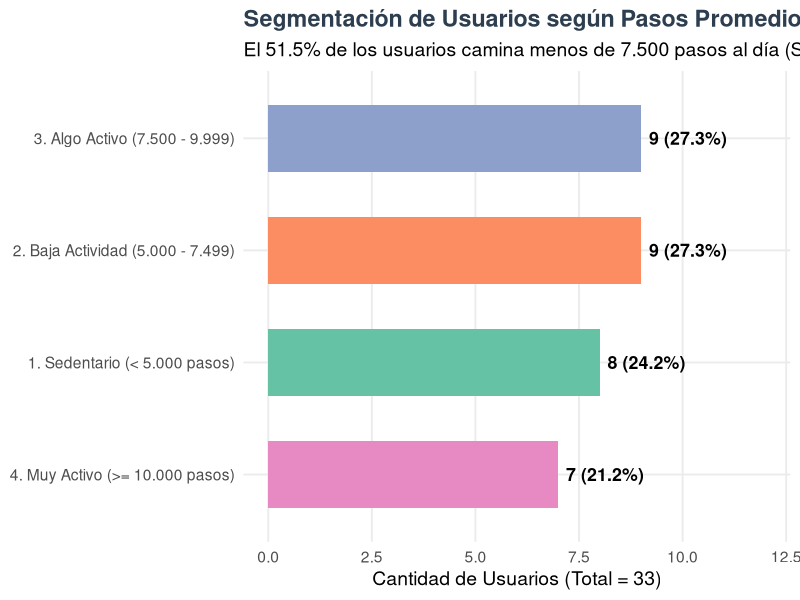
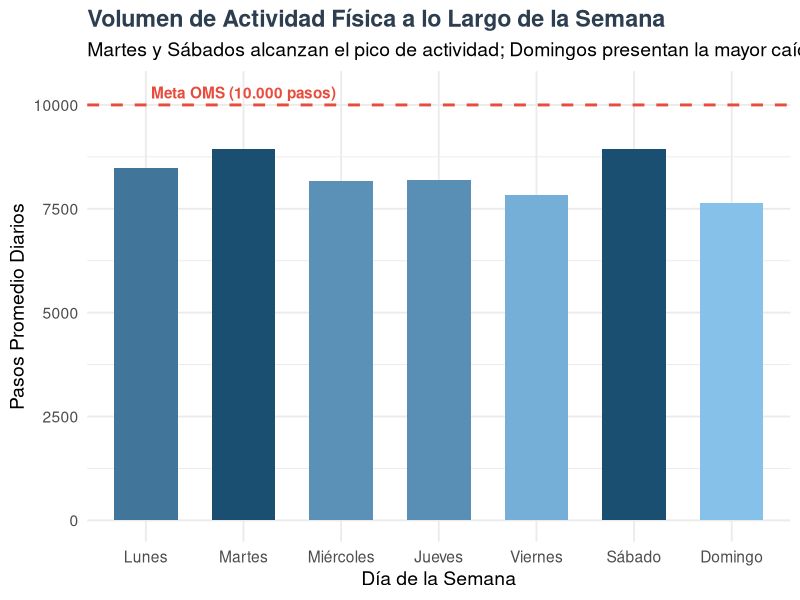
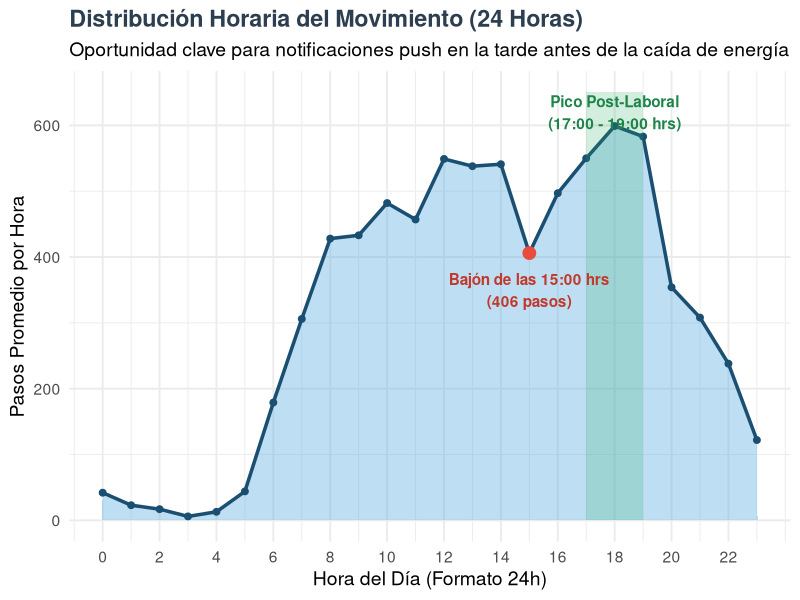
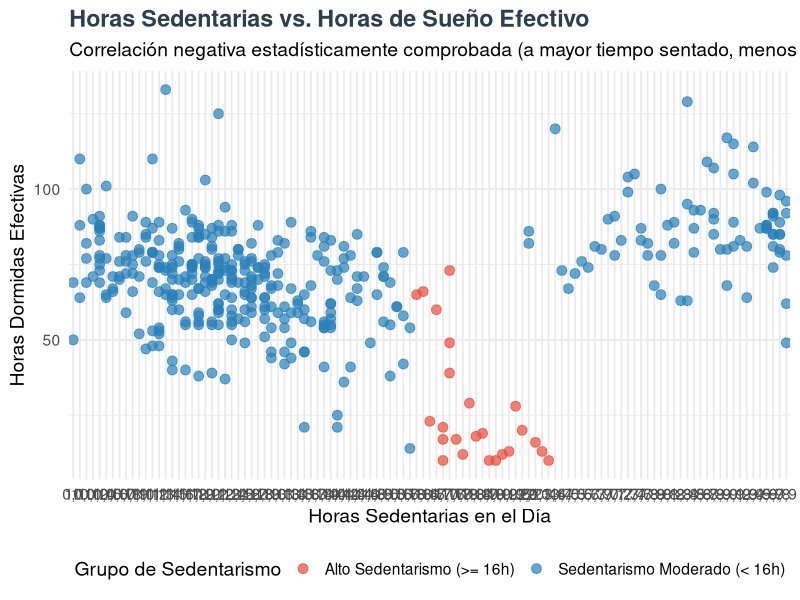

R code for these plots, in order:
## ---- chunk 1
knitr::opts_chunk$set(echo = TRUE, warning = FALSE, message = FALSE, fig.width = 10, fig.height = 6)
## ---- chunk 2
# Carga de librerías del ecosistema Tidyverse
library(tidyverse)
library(lubridate)
library(scales)
library(knitr)
## ---- chunk 3
# Cargar datos limpios y agregados
resumen_metricas <- read_csv("reportes_resumen/resumen_general_metricas.csv")
pasos_semana <- read_csv("reportes_resumen/pasos_por_dia_semana.csv")
pasos_hora <- read_csv("reportes_resumen/pasos_por_hora.csv")
segmentacion <- read_csv("reportes_resumen/segmentacion_usuarios.csv")
datos_detallados <- read_csv("reportes_resumen/datos_detallados_actividad_sueno.csv")

# Ordenar días de la semana
dias_orden <- c("Monday", "Tuesday", "Wednesday", "Thursday", "Friday", "Saturday", "Sunday")
dias_espanol <- c("Lunes", "Martes", "Miércoles", "Jueves", "Viernes", "Sábado", "Domingo")
pasos_semana$DayOfWeek <- factor(pasos_semana$DayOfWeek, levels = dias_orden, labels = dias_espanol)
## ---- chunk 4
kable(resumen_metricas, caption = "Métricas Clave de la Muestra Analizada (33 Usuarios)")
## ---- chunk 5
ggplot(segmentacion, aes(x = reorder(tipo_usuario, cantidad_usuarios), y = cantidad_usuarios, fill = tipo_usuario)) +
  geom_col(show.legend = FALSE, width = 0.6) +
  geom_text(aes(label = paste0(cantidad_usuarios, " (", porcentaje_usuarios, "%)")), 
            hjust = -0.1, size = 4.5, fontface = "bold") +
  coord_flip() +
  scale_fill_brewer(palette = "Set2") +
  scale_y_continuous(limits = c(0, 12)) +
  labs(
    title = "Segmentación de Usuarios según Pasos Promedio Diarios",
    subtitle = "El 51.5% de los usuarios camina menos de 7.500 pasos al día (Sedentarios o Baja Actividad)",
    x = NULL,
    y = "Cantidad de Usuarios (Total = 33)"
  ) +
  theme_minimal(base_size = 14) +
  theme(
    plot.title = element_text(face = "bold", color = "#2c3e50"),
    panel.grid.minor = element_blank()
  )
## ---- chunk 6
ggplot(pasos_semana, aes(x = DayOfWeek, y = TotalSteps, fill = TotalSteps)) +
  geom_col(show.legend = FALSE, width = 0.65) +
  geom_hline(yintercept = 10000, linetype = "dashed", color = "#e74c3c", linewidth = 1) +
  annotate("text", x = 2, y = 10300, label = "Meta OMS (10.000 pasos)", color = "#e74c3c", fontface = "bold") +
  scale_fill_gradient(low = "#85c1e9", high = "#1b4f72") +
  labs(
    title = "Volumen de Actividad Física a lo Largo de la Semana",
    subtitle = "Martes y Sábados alcanzan el pico de actividad; Domingos presentan la mayor caída",
    x = "Día de la Semana",
    y = "Pasos Promedio Diarios"
  ) +
  theme_minimal(base_size = 14) +
  theme(plot.title = element_text(face = "bold", color = "#2c3e50"))
## ---- chunk 7
ggplot(pasos_hora, aes(x = Hour, y = StepTotal)) +
  geom_area(fill = "#5dade2", alpha = 0.4) +
  geom_line(color = "#1b4f72", linewidth = 1.2) +
  geom_point(color = "#1b4f72", size = 2) +
  annotate("rect", xmin = 17, xmax = 19, ymin = 0, ymax = 650, alpha = 0.2, fill = "#27ae60") +
  annotate("text", x = 18, y = 620, label = "Pico Post-Laboral\n(17:00 - 19:00 hrs)", color = "#1e8449", fontface = "bold") +
  annotate("point", x = 15, y = 406, color = "#e74c3c", size = 4) +
  annotate("text", x = 15, y = 350, label = "Bajón de las 15:00 hrs\n(406 pasos)", color = "#c0392b", fontface = "bold") +
  scale_x_continuous(breaks = seq(0, 23, 2)) +
  labs(
    title = "Distribución Horaria del Movimiento (24 Horas)",
    subtitle = "Oportunidad clave para notificaciones push en la tarde antes de la caída de energía",
    x = "Hora del Día (Formato 24h)",
    y = "Pasos Promedio por Hora"
  ) +
  theme_minimal(base_size = 14) +
  theme(plot.title = element_text(face = "bold", color = "#2c3e50"))
## ---- chunk 8
ggplot(datos_detallados, aes(x = horas_sedentarias, y = horas_dormidas, color = grupo_sedentarismo)) +
  geom_point(alpha = 0.7, size = 3) +
  geom_smooth(method = "lm", color = "#e74c3c", se = TRUE, linetype = "solid", inherit.aes = FALSE, 
              aes(x = horas_sedentarias, y = horas_dormidas)) +
  scale_color_manual(values = c("Alto Sedentarismo (>= 16h)" = "#e74c3c", "Sedentarismo Moderado (< 16h)" = "#2980b9")) +
  labs(
    title = "Horas Sedentarias vs. Horas de Sueño Efectivo",
    subtitle = "Correlación negativa estadísticamente comprobada (a mayor tiempo sentado, menos horas de sueño)",
    x = "Horas Sedentarias en el Día",
    y = "Horas Dormidas Efectivas",
    color = "Grupo de Sedentarismo"
  ) +
  theme_minimal(base_size = 14) +
  theme(
    plot.title = element_text(face = "bold", color = "#2c3e50"),
    legend.position = "bottom"
  )
